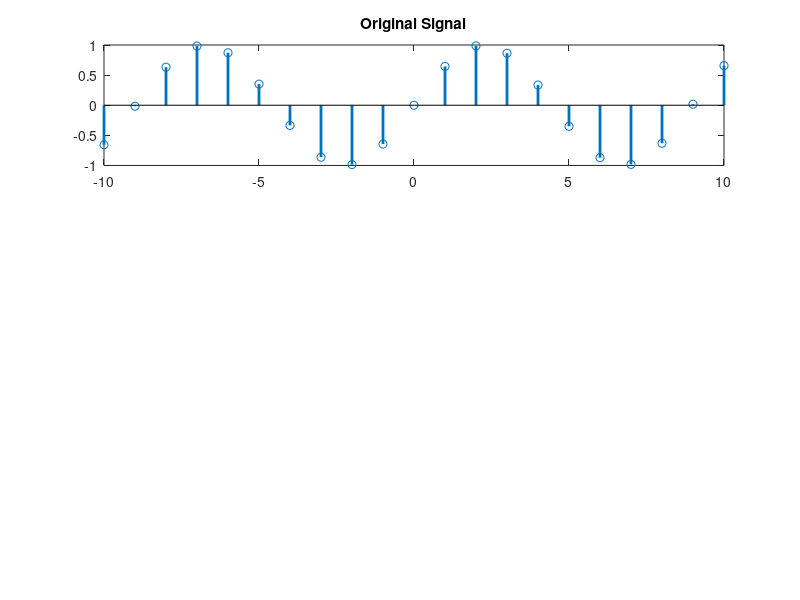

Write the MATLAB code that produced this figure. (Note: this script raises an error after producing the figure.)
close all;
clear all;
clc;

n=-10:10; % index vector of original signal
x=sin(0.7*n); % original samples
subplot(311),
stem(n,x, 'Linewidth', 2);
title('Original Signal')

%% Up-sampling
L=5;            %Scaling factor
[xup, nup] = upsampling(x, n, L);
subplot(312)
stem(nup,xup, 'Linewidth',2);
title(['Up-sampled Signal by ',num2str(L)]);

%% Down-sampling
M = 3;
[xdown, ndown] = downsampling(x,n,M);
subplot(313)
stem(ndown, xdown, 'Linewidth', 2);
title(['Down-sampled Signal by ',num2str(M)]);
